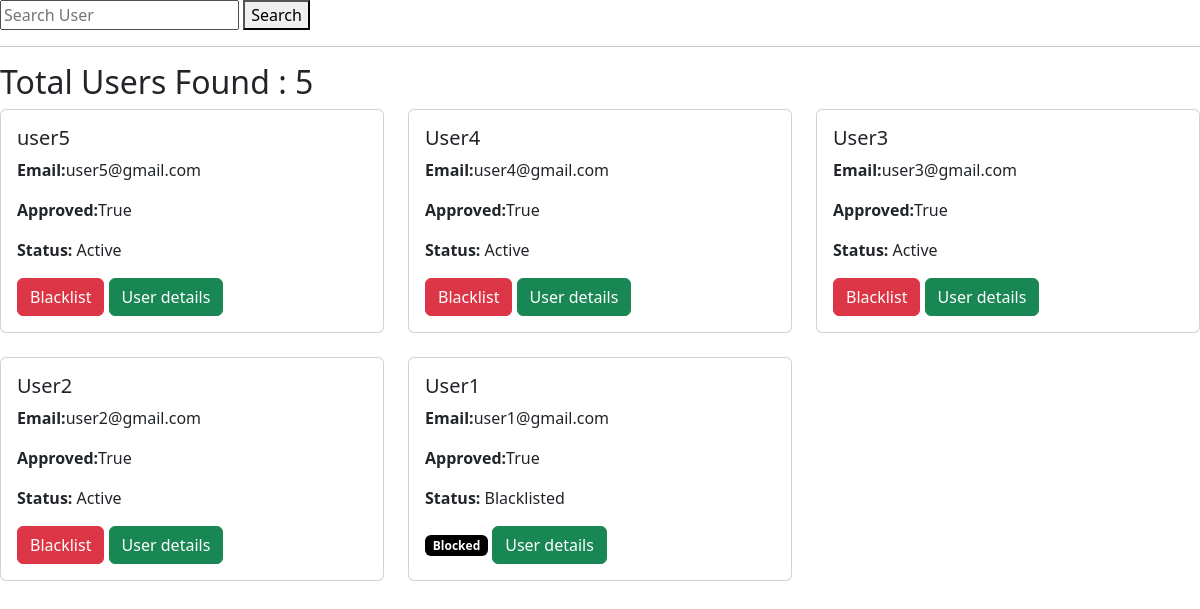
/all_users (signed in), run on an earlier commit of the app's database.
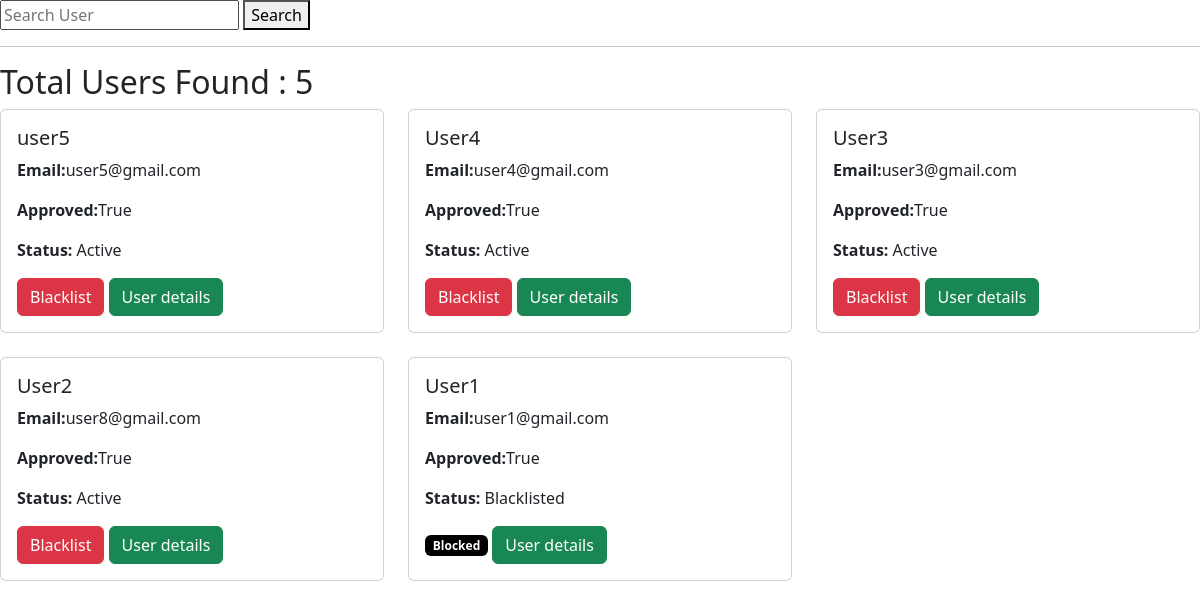
And on a later commit of the database.
### models.py (models this page shows)
class User(db.Model):
    id = db.Column(db.Integer, primary_key=True)
    name = db.Column(db.String(100) , nullable=False)
    email = db.Column(db.String(100), unique=True ,nullable=False)
    password = db.Column(db.String(100) ,nullable=False)
    role = db.Column(db.String(20))
    approved = db.Column(db.Boolean, default=False)
    blacklisted = db.Column(db.Boolean, default=False)
    bookings = db.relationship(
        'Booking',
        backref='user',
        lazy=True
    )

### app.py (the view)
@app.route('/all_users')
def all_users():
    if 'user_id' not in session:
        return redirect('/login')
    if session['role'] != 'admin':
        return "Access Denied"
    search = request.args.get('search', '')
    if search:
        user_list = User.query.filter(User.role == 'user',User.name.ilike(f'%{search}%')).all()
    else:
        user_list = User.query.filter_by(role='user').order_by(User.id.desc()).all()
    return render_template('all_users.html',user_list=user_list)

### templates/all_users.html (shortened to what this page needs)
<!DOCTYPE html>
<html lang="en">
<head>
    <link href="https://cdn.jsdelivr.net/npm/bootstrap@5.3.8/dist/css/bootstrap.min.css" rel="stylesheet">
</head>
<body>
    <form method="GET">
    <input type="text"
           name="search"
           placeholder="Search User">
    <button type="submit">
        Search
    </button>
</form>
<hr>
<h2>Total Users Found : {{ user_list|length }}</h2>
<div class="row row-cols-3 g-4">
{% if user_list %}
    {% for user in user_list %}
    <div class="col">
        <div class="card h-100">
            <div class="card-body">
                <h5 class="card-title">{{ user.name }}</h5>
                <p class="card-text"><strong>Email:</strong>{{ user.email }}</p>
                <p class="card-text"><strong>Approved:</strong>{{ user.approved }}</p>
                <p class="card-text"><strong>Status:</strong>
                    {% if user.blacklisted %}
                        Blacklisted
                    {% else %}
                        Active
                    {% endif %}
                </p>
                {% if not user.blacklisted %}
                    <a href="/blacklist_user/{{ user.id }}" class="btn btn-danger">Blacklist</a>
                {% else %}
                    <span class="badge bg-black">Blocked</span>
                 {% endif %}
                    <a href="/user_details/{{ user.id }}" class="btn btn-success">User details</a>
            </div>
        </div>
    </div>
    {% endfor %}
{% else %}
    <h3>No Users Found</h3>
{% endif %}
</div>
</body>
</html>

What changed in the data, as far as the page shows it:
changed User "User2": email "user2@gmail.com" → "user8@gmail.com"
